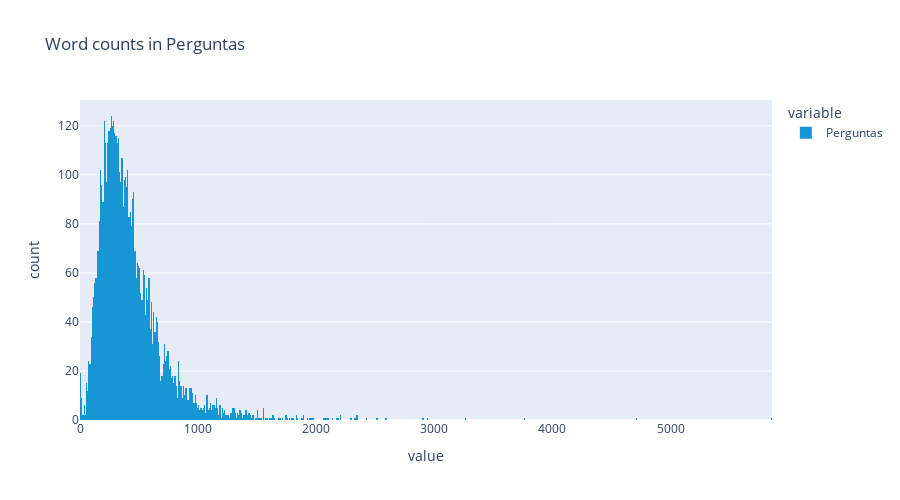

Notebook cell for this chart:
### Markdown cell above
### Words distribuition

### Code cell
fig = px.histogram(
    df.Perguntas.str.len(),
    nbins=1000, height=500, width=900, 
    color_discrete_sequence=URBAN_PALETTE_CATEGORICAL.loc['hex_code'],
    title='Word counts in Perguntas ')
fig.show();

### Figure 1 — Plotly figure (JSON) as saved in the notebook; plotly's stock layout.template omitted (floating-point values rounded to 4 significant figures; data arrays with more than 128 entries replaced by an {"elided": "..."} marker saying what was removed)
{"data": [{"alignmentgroup": "True", "bingroup": "x", "hovertemplate": "variable=Perguntas<br>value=%{x}<br>count=%{y}<extra></extra>", "legendgroup": "Perguntas", "marker": {"color": "#1696d2", "pattern": {"shape": ""}}, "name": "Perguntas", "nbinsx": 1000, "offsetgroup": "Perguntas", "orientation": "v", "showlegend": true, "type": "histogram", "x": {"elided": "5408 int values"}, "xaxis": "x", "yaxis": "y"}], "layout": {"barmode": "relative", "height": 500, "legend": {"title": {"text": "variable"}, "tracegroupgap": 0}, "title": {"text": "Word counts in Perguntas "}, "width": 900, "xaxis": {"anchor": "y", "domain": [0, 1], "title": {"text": "value"}}, "yaxis": {"anchor": "x", "domain": [0, 1], "title": {"text": "count"}}}}
